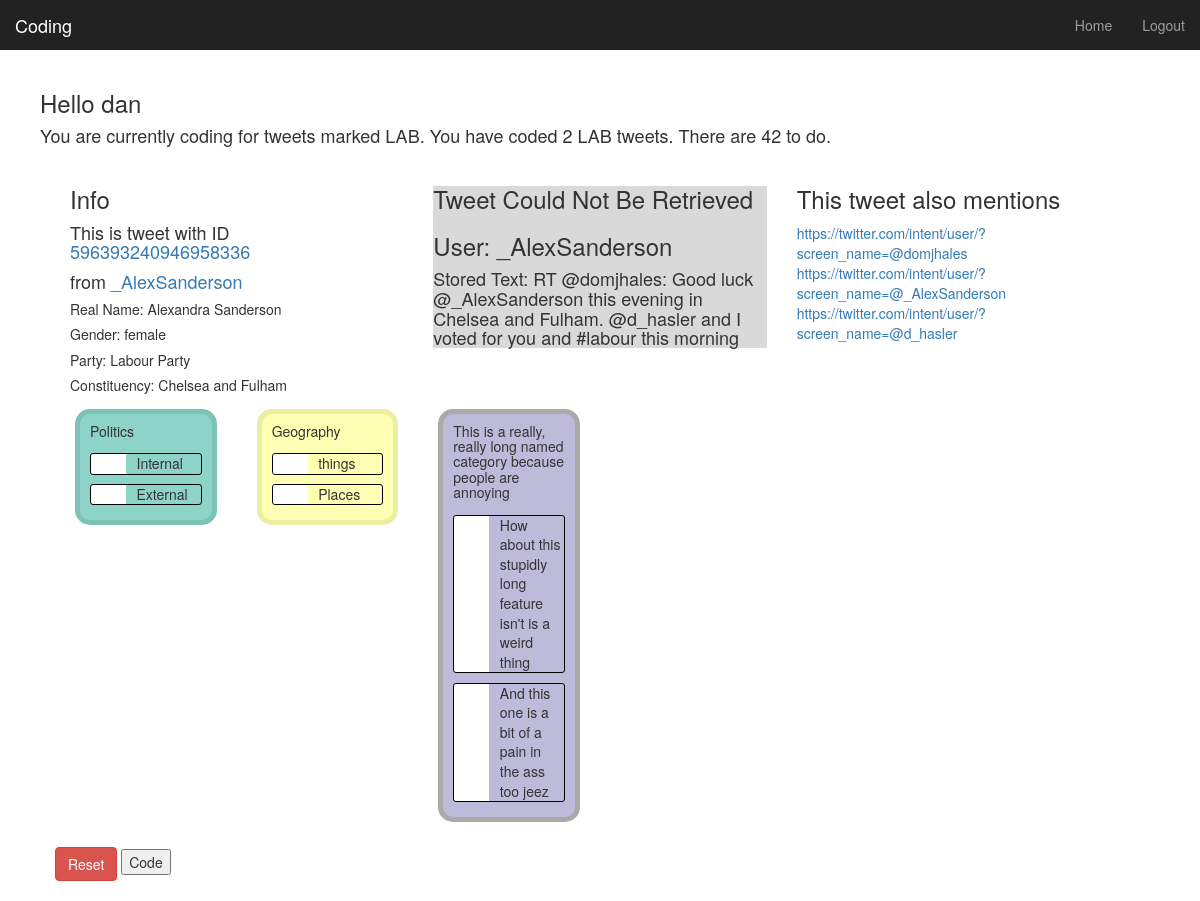
Before: /coding/ (signed in) with the older database file.
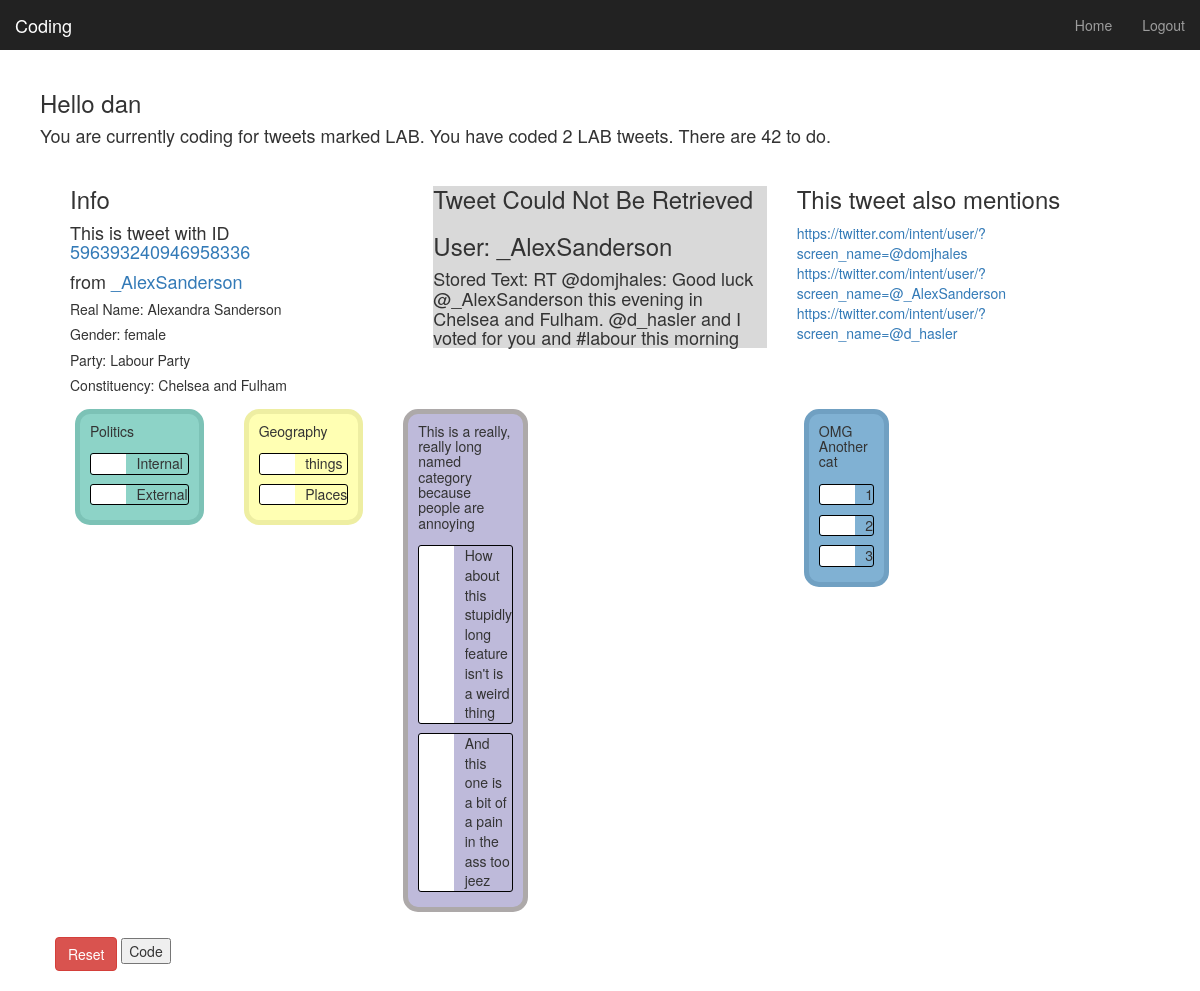
After: the same page with the newer database file.
### coding/models.py (models this page shows, shortened)
class Tweet(models.Model):
    tweet_id = models.IntegerField(unique=True, db_index=True)
    timestamp = models.IntegerField()
    user_name = models.CharField(max_length=128)
    label = models.CharField(max_length=20, null=True)
    tweet_text = models.CharField(max_length=200)
    reply_to = models.CharField(max_length=200, null=True)
    full_name = models.CharField(max_length=256, null=True)
    gender = models.CharField(max_length=100, null=True)
    party_name = models.CharField(max_length=256, null=True)
    constituency = models.CharField(max_length=256, null=True)

class Category(models.Model):
    name = models.CharField(max_length=256)
    def __str__(self):  # For Python 2, use __str__ on Python 3
        return self.name

class Feature(models.Model):
    name = models.CharField(max_length=256)
    category = models.ForeignKey(Category, related_name="features")
    child_category = models.ForeignKey(Category, blank=True, null=True, related_name="child_category")
    def __str__(self):  # For Python 2, use __str__ on Python 3
        return self.name

### coding/views.py (the view)
@login_required
def index(request):
    current_user = request.user
    if current_user.username == "admin":
        return render(request, 'coding/login.html', {})
    if request.method == 'POST':
        form = TweetForm(request.POST)
        if form.is_valid():
            tweet = Tweet.objects.get(tweet_id=request.POST['tweet_id'])
            child_count = int(request.POST['children_count'])
            total_cats = Category.objects.all().count()
            cat_count = 0
            for key in request.POST:
                if key.startswith("category"):
                    cat_count += 1
            if cat_count >= (total_cats-child_count):
                for key in request.POST:
                    if key.startswith("category"):
                        cat_key = key.lstrip("category_")
                        cat = Category.objects.get(pk=cat_key)
                        feat = Feature.objects.get(pk=request.POST[key])
                        c = Code(tweet=tweet, category=cat, feature=feat, user=current_user)
                        c.save()
            else:
                context_dict = get_db_info(current_user, form, 'Please make selections for all categories')
                return render(request, 'coding/index.html', context_dict)
        else:
            print(form.errors)
    else:
        form = TweetForm()
    context_dict = get_db_info(current_user, form, '')
    return render(request, 'coding/index.html', context_dict)

### coding/forms.py
class TweetForm(forms.ModelForm):
    class Meta:
        model = Tweet
        fields = ()

### coding/views.py (called while the page is built)
def get_tweet(tweet):
    embedded_tweet = "<div></div>"
    try:
        twitter_embed_url = "https://api.twitter.com/1/statuses/oembed.json?id="+str(tweet.tweet_id)
        r = requests.get(twitter_embed_url)
        embed_json = r.json()
        embedded_tweet = embed_json['html']
    except:
        embedded_tweet = "<div style='background:#d9d9d9;' ><h3>Tweet Could Not Be Retrieved</h3><h3>User: "+tweet.user_name+"</h3><h4>Stored Text: "+tweet.tweet_text+"</h4></div>"
    return(embedded_tweet)

### templates/coding/index.html (shortened to what this page needs)
{% extends 'base.html' %}
{% load staticfiles %}
{% block body_block %}
      {% if user.is_authenticated %}
        <h3>Hello {{ user.username }}</h3>
        <h4>{{ coding_message}}. {{ progress_message}}</h4>
        {% if tweets %}
        <div class="col-sm-12 col-md-12" style="display: flex;">
            <div class="col-sm-4 col-md-4">
            <h3>Info</h3>
            {% for tweet in tweets %}
            <h4>This is tweet with ID <a href="https://twitter.com/Interior/status/{{ tweet.tweet_id }}">{{ tweet.tweet_id }}</a></h4>
            <h4>from <a href="https://twitter.com/intent/user/?screen_name={{ tweet.user_name }}">{{ tweet.user_name }}</a></h4>
            <h5>Real Name: {{ tweet.full_name }}</h5>
            <h5>Gender: {{ tweet.gender }}</h5>
            <h5>Party: {{ tweet.party_name }}</h5>
            <h5>Constituency: {{ tweet.constituency }}</h5>
            {% endfor %}
            </div>
            <div class="col-sm-4 col-md-4">{{ embedded_tweet |safe }}</div>
            <div class="col-sm-4 col-md-4">
              {% if replies %}
              <h3>This tweet also mentions</h3>
                {% for at in replies%}
                <a href="{{ at }}">{{ at }}</a><br />
                {% endfor %}
              {% endif %}
            </div>
        </div>
          <form name="tweetForm" id="tweet_form" method="post" action="/coding/index/" onsubmit="return validateForm()" >
              <div class="col-sm-12 col-md-12" style="display: flex;">
             {% for category in categories %}
                <div class="col-sm-2 col-md-2">
                <div class="funkyradio" id="{{ category.pk }}_div" style="{% if category in child_cats %}display: none;{% endif %}background:{% cycle '#8dd3c7' '#ffffb3' '#bebada' '#fb8072' '#80b1d3' '#fdb462' '#b3de69' '#fccde5' '#d9d9d9' '#bc80bd' %};border:5px;border-style:solid;border-color: {% cycle '#7cc2b6' '#eeeea2' '#ada9a9' '#ea7061' '#70a0c2' '#eca351' '#a2cd58' '#ebbbcd' '#c8c8c8' '#ab70ac' %};border-radius: 15px;padding: 0px 10px 10px 10px;margin: 5px 5px 5px 5px" >
                <h5>{{ category }}</h5>
                {% for feature in category.features.all %}
                  <div class="funkyradio-success"><input
                    <label for="{{ feature.pk }}_check" >{{ feature }}</label></div>
                {% endfor %}
                </div>
                {% if forloop.counter|divisibleby:3 %}
                </div><div class="col-sm-2 col-md-2" style="display: flex;">
                {% endif %}
              </div>
              {% endfor %}
              </div>
              <div class="col-sm-12 col-md-12">
                <br />
                <button class="btn btn-danger" type="reset" onClick="hideThings();" >Reset</button>
                <input type="submit" name="submit" value="Code" />
              </div>
          </form>
        {% else %}
          <strong>There are no tweets.</strong> <br />
        {% endif %}
      {% else %}
        <h1>How did you get here? Something has gone very wrong</h1>
      {% endif %}
{% endblock %}

### templates/base.html (shortened to what this page needs)
<!DOCTYPE html>
{% load staticfiles %}
<html lang="en">
  <head>
    <link href="{% static 'bootstrap-3.3.6-dist/css/bootstrap.min.css' %}" rel="stylesheet">
    <link href="{% static 'bootstrap-3.3.6-dist/examples/dashboard/dashboard.css' %}" rel="stylesheet">
    <link href="{% static 'css/funky_buttons.css' %}" rel="stylesheet">
  </head>
  <body>
    <div class="navbar navbar-inverse navbar-fixed-top" role="navigation">
      <div class="container-fluid">
        <div class="navbar-header">
          <a class="navbar-brand" href="/coding/">Coding</a>
        </div>
        <div class="navbar-collapse collapse">
          <ul class="nav navbar-nav navbar-right">
                <li><a href="{% url 'index' %}">Home</a></li>
                    {% if user.is_authenticated %}
                        <li><a href="{% url 'logout' %}">Logout</a></li>
                    {% else %}
                        <li><a href="{% url 'register' %}">Register Here</a></li>
                        <li><a href="{% url 'login' %}">Login</a></li>
                    {% endif %}
              </ul>
        </div>
      </div>
    </div>
    <div class="container-fluid">
      <div class="row">
        <div class="col-sm-12 col-md-12 main">
           <div>
                {% block body_block %}{% endblock %}
           </div>
        </div>
      </div>
    </div>
  </body>
</html>

### static/css/funky_buttons.css (style rules this page uses)
.funkyradio div { clear: both; overflow: hidden; }
.funkyradio label { width: 100%; border-radius: 3px; border: 1px solid #000000; font-weight: normal; }
.funkyradio input[type="radio"]:empty ~ label, .funkyradio input[type="checkbox"]:empty ~ label { position: relative; line-height: 1.4em; text-indent: 0em; margin-top: 0.3em; padding-left: 3.25em; cursor: pointer; -webkit-user-select: none; -moz-user-select: none; -ms-user-select: none; user-select: none; }
.funkyradio input[type="radio"]:empty ~ label:before, .funkyradio input[type="checkbox"]:empty ~ label:before { position: absolute; display: block; top: 0; bottom: 0; left: 0; content: ''; width: 2.5em; background: #ffffff; border-radius: 3px 0 0 3px; }

Changed rows visible on the page:
added Category: name "OMG Another cat"
added Feature: name "1", shown under "OMG Another cat"
added Feature: name "2", shown under "OMG Another cat"
added Feature: name "3", shown under "OMG Another cat"
